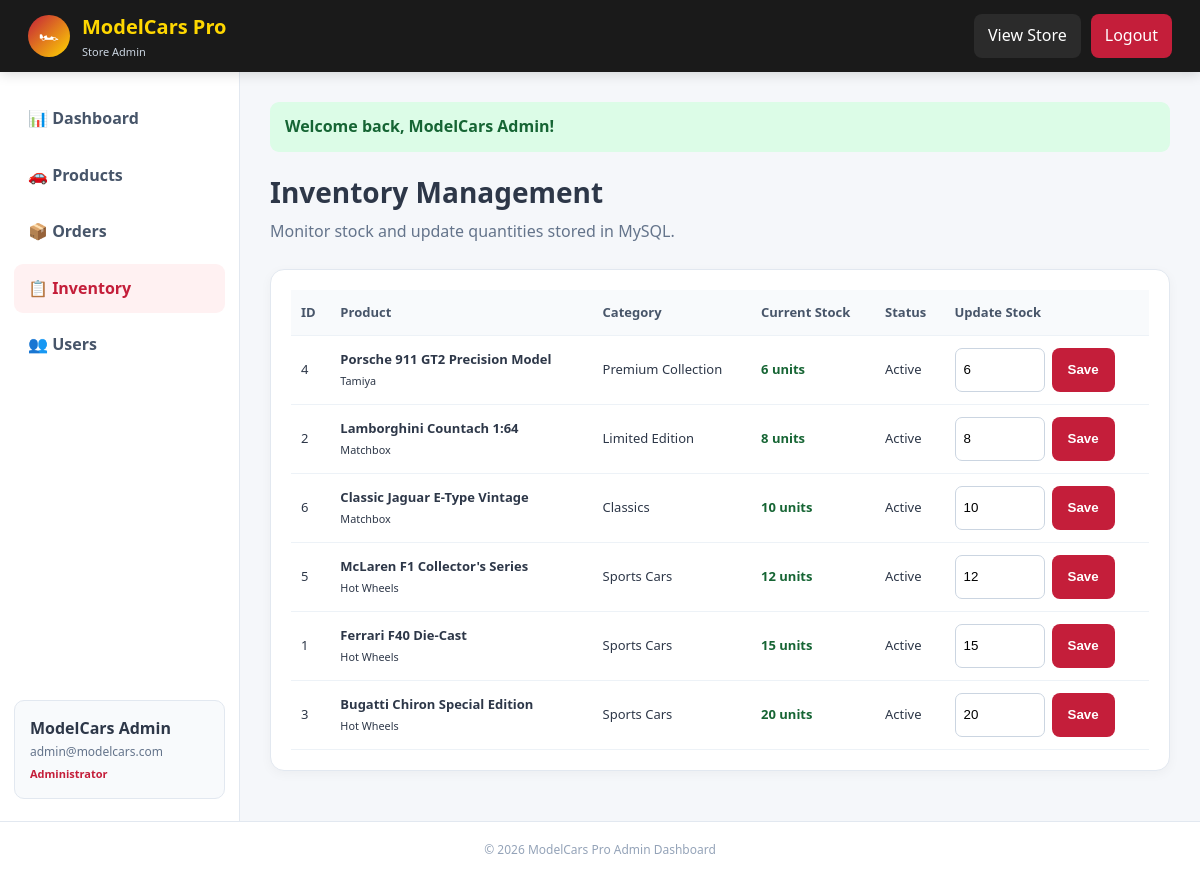
The app's page /admin/inventory.php (signed in), older data.
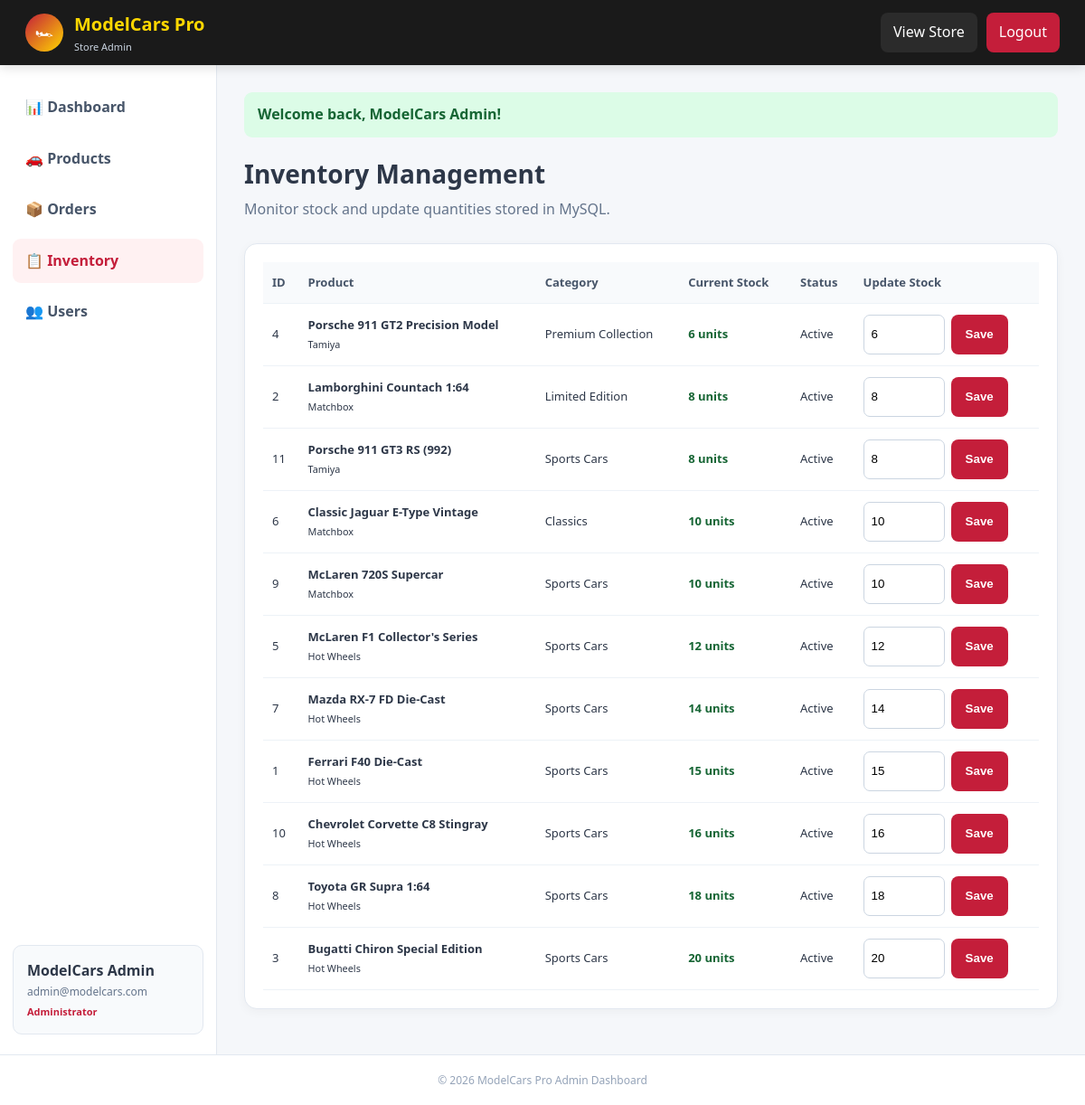
The same page, newer data.
### tables this page shows
CREATE TABLE `users` (
    `id` INT AUTO_INCREMENT PRIMARY KEY,
    `full_name` VARCHAR(100) NOT NULL,
    `email` VARCHAR(150) NOT NULL UNIQUE,
    `password` VARCHAR(255) NOT NULL,
    `phone` VARCHAR(30) NULL,
    `address` TEXT NULL,
    `city` VARCHAR(50) NULL,
    `postal_code` VARCHAR(20) NULL,
    `role` ENUM('customer', 'admin') DEFAULT 'customer',
    `created_at` TIMESTAMP DEFAULT CURRENT_TIMESTAMP,
    `updated_at` TIMESTAMP DEFAULT CURRENT_TIMESTAMP ON UPDATE CURRENT_TIMESTAMP
);

CREATE TABLE `products` (
    `id` INT AUTO_INCREMENT PRIMARY KEY,
    `category_id` INT NOT NULL,
    `brand` VARCHAR(80) NOT NULL,
    `name` VARCHAR(150) NOT NULL,
    `slug` VARCHAR(150) NOT NULL UNIQUE,
    `scale` VARCHAR(20) DEFAULT '1:64',
    `description` TEXT NOT NULL,
    `price` DECIMAL(10, 2) NOT NULL,
    `old_price` DECIMAL(10, 2) NULL,
    `stock_quantity` INT DEFAULT 10,
    `rating` DECIMAL(2, 1) DEFAULT 5.0,
    `reviews_count` INT DEFAULT 0,
    `badge` VARCHAR(50) NULL,
    `image` VARCHAR(255) NOT NULL,
    `is_featured` TINYINT(1) DEFAULT 1,
    `created_at` TIMESTAMP DEFAULT CURRENT_TIMESTAMP,
    `updated_at` TIMESTAMP DEFAULT CURRENT_TIMESTAMP ON UPDATE CURRENT_TIMESTAMP,
    CONSTRAINT `fk_products_category` FOREIGN KEY (`category_id`) REFERENCES `categories` (`id`) ON DELETE CASCADE
);

CREATE TABLE `categories` (
    `id` INT AUTO_INCREMENT PRIMARY KEY,
    `name` VARCHAR(100) NOT NULL,
    `slug` VARCHAR(100) NOT NULL UNIQUE,
    `description` TEXT NULL,
    `icon` VARCHAR(50) DEFAULT '🏎',
    `created_at` TIMESTAMP DEFAULT CURRENT_TIMESTAMP
);

### php/config.php (called while the page is built, shortened)
<?php
function sanitize($data) {
    return htmlspecialchars(trim((string)$data), ENT_QUOTES, 'UTF-8');
}
function getFlashMessage() {
    if (isset($_SESSION['flash_message'])) {
        $flash = $_SESSION['flash_message'];
        return $flash;
    }
    return null;
}

### php/auth.php (called while the page is built, shortened)
<?php
require_once __DIR__ . '/config.php';
function getCurrentUser() {
    $pdo = getDbConnection();
    if ($pdo) {
        try {
            $stmt = $pdo->prepare("SELECT id, full_name, email, phone, address, city, postal_code, role, created_at FROM `users` WHERE id = ? LIMIT 1");
            $stmt->execute([$_SESSION['user_id']]);
            $user = $stmt->fetch();
            if ($user) return $user;
        } catch (Exception $e) {}
    }
    return null;
}

### admin/bootstrap.php (called while the page is built, shortened)
<?php
require_once __DIR__ . '/../php/config.php';
require_once __DIR__ . '/../php/auth.php';
$user = getCurrentUser();
function adminFlash() {
    return getFlashMessage();
}

### admin/inventory.php (the view, shortened to what this page needs)
<?php
$pageTitle='Inventory Management';$activePage='inventory';require_once __DIR__.'/_header.php';
$products=$pdo->query("SELECT p.id,p.name,p.brand,p.stock_quantity,p.is_active,c.name category_name FROM products p JOIN categories c ON c.id=p.category_id ORDER BY p.stock_quantity ASC,p.name ASC")->fetchAll();
?>
<div class="admin-title-row"><div><h1>Inventory Management</h1><p>Monitor stock and update quantities stored in MySQL.</p></div></div>
<div class="admin-card"><div class="admin-table-wrap"><table class="admin-table"><thead><tr><th>ID</th><th>Product</th><th>Category</th><th>Current Stock</th><th>Status</th><th>Update Stock</th></tr></thead><tbody>
<?php foreach($products as $p): ?><tr><td><?php echo $p['id']; ?></td><td><strong><?php echo sanitize($p['name']); ?></strong><br><small><?php echo sanitize($p['brand']); ?></small></td><td><?php echo sanitize($p['category_name']); ?></td><td class="<?php echo $p['stock_quantity']<=5?'stock-low':'stock-ok'; ?>"><?php echo (int)$p['stock_quantity']; ?> units</td><td><?php echo $p['is_active']?'Active':'Inactive'; ?></td><td><form method="post" class="admin-actions"><input type="hidden" name="csrf_token" value="<?php echo adminCsrfToken(); ?>"><input type="hidden" name="id" value="<?php echo $p['id']; ?>"><input type="number" min="0" name="stock_quantity" value="<?php echo (int)$p['stock_quantity']; ?>" style="width:90px;padding:8px;border:1px solid #cbd5e1;border-radius:7px"><button class="admin-btn" type="submit">Save</button></form></td></tr><?php endforeach; ?>
</tbody></table></div></div>
<?php require_once __DIR__.'/_footer.php'; ?>

### admin/_header.php (shortened to what this page needs)
<?php
require_once __DIR__ . '/bootstrap.php';
$flash = adminFlash();
?>
<!DOCTYPE html>
<html lang="en">
<head>
<link rel="stylesheet" href="../css/style.css">
<link rel="stylesheet" href="admin.css">
</head>
<body class="admin-body">
<header class="admin-header">
    <div class="admin-brand"><span class="admin-logo">🏎</span><div><strong><?php echo sanitize(APP_NAME); ?></strong><small>Store Admin</small></div></div>
    <div class="admin-top-actions">
        <a href="../index.php">View Store</a>
        <a href="../logout.php" class="admin-logout">Logout</a>
    </div>
</header>
<div class="admin-shell">
    <aside class="admin-sidebar">
        <a class="admin-nav-link <?php echo ($activePage ?? '') === 'dashboard' ? 'active' : ''; ?>" href="index.php">📊 Dashboard</a>
        <a class="admin-nav-link <?php echo ($activePage ?? '') === 'products' ? 'active' : ''; ?>" href="products.php">🚗 Products</a>
        <a class="admin-nav-link <?php echo ($activePage ?? '') === 'orders' ? 'active' : ''; ?>" href="orders.php">📦 Orders</a>
        <a class="admin-nav-link <?php echo ($activePage ?? '') === 'inventory' ? 'active' : ''; ?>" href="inventory.php">📋 Inventory</a>
        <a class="admin-nav-link <?php echo ($activePage ?? '') === 'users' ? 'active' : ''; ?>" href="users.php">👥 Users</a>
        <div class="admin-user-box"><strong><?php echo sanitize($user['full_name'] ?? 'Admin'); ?></strong><span><?php echo sanitize($user['email'] ?? ''); ?></span><em>Administrator</em></div>
    </aside>
    <main class="admin-main">
        <?php if ($flash): ?>
            <div class="admin-alert <?php echo sanitize($flash['type']); ?>"><?php echo sanitize($flash['message']); ?></div>
        <?php endif; ?>

### admin/_footer.php
    </main>
</div>
<footer class="admin-footer">&copy; <?php echo date('Y'); ?> <?php echo sanitize(APP_NAME); ?> Admin Dashboard</footer>
</body>
</html>

### css/style.css (style rules this page uses)
* { margin: 0; padding: 0; box-sizing: border-box; }
:root { --primary-color: #C41E3A; --primary-hover: #a3162e; --secondary-color: #FFD700; --secondary-hover: #e6c200; --dark-color: #1a1a1a; --dark-surface: #242424; --light-gray: #f8f9fa; --border-color: #e2e8f0; --text-color: #2d3748; --text-muted: #718096; --success-color: #38a169; --danger-color: #e53e3e; --shadow-sm: 0 2px 6px rgba(0,0,0,0.05); --shadow-md: 0 6px 18px rgba(0,0,0,0.08); --shadow-lg: 0 15px 30px rgba(0,0,0,0.12); --radius-sm: 6px; --radius-md: 12px; --radius-lg: 20px; --radius-full: 9999px; }
body { font-family: 'Segoe UI', -apple-system, BlinkMacSystemFont, Roboto, Oxygen, Ubuntu, Cantarell, sans-serif; color: var(--text-color); line-height: 1.6; background-color: #ffffff; display: flex; flex-direction: column; min-height: 100vh; }
a { color: inherit; text-decoration: none; }
header { background-color: var(--dark-color); color: white; position: sticky; top: 0; z-index: 1000; box-shadow: 0 2px 12px rgba(0,0,0,0.2); }
footer { background-color: var(--dark-color); color: white; padding: 50px 0 20px; }
html { max-width: 100%; overflow-x: clip; }
body { max-width: 100%; overflow-x: clip; }
button, .btn, .add-to-cart-btn, input[type="submit"], select { min-height: 44px; }

### admin/admin.css (style rules this page uses)
.admin-body { background:#f5f7fa;display:block }
.admin-header { height:72px;background:#1a1a1a;color:#fff;display:flex;align-items:center;justify-content:space-between;padding:0 28px;box-shadow:0 2px 12px rgba(0,0,0,.15) }
.admin-brand { display:flex;align-items:center;gap:12px }
.admin-brand strong { display:block;color:#ffd700;font-size:20px }
.admin-brand small { display:block;color:#cbd5e1;font-size:11px }
.admin-logo { width:42px;height:42px;border-radius:50%;display:grid;place-items:center;background:linear-gradient(135deg,#c41e3a,#ffd700) }
.admin-top-actions { display:flex;gap:10px }
.admin-top-actions a { padding:9px 14px;border-radius:8px;color:#fff;background:#2b2b2b }
.admin-top-actions .admin-logout { background:#c41e3a }
.admin-shell { display:flex;min-height:calc(100vh - 120px) }
.admin-sidebar { width:240px;background:#fff;border-right:1px solid #e2e8f0;padding:22px 14px;display:flex;flex-direction:column;gap:7px }
.admin-nav-link { padding:12px 14px;border-radius:9px;font-weight:700;color:#475569 }
.admin-nav-link:hover,.admin-nav-link.active { background:#fff1f2;color:#c41e3a }
.admin-user-box { margin-top:auto;padding:15px;background:#f8fafc;border:1px solid #e2e8f0;border-radius:10px }
.admin-user-box strong,.admin-user-box span,.admin-user-box em { display:block }
.admin-user-box span { font-size:12px;color:#64748b;overflow-wrap:anywhere }
.admin-user-box em { font-size:11px;color:#c41e3a;font-style:normal;font-weight:700;margin-top:4px }
.admin-main { flex:1;padding:30px;min-width:0 }
.admin-title-row { display:flex;justify-content:space-between;align-items:flex-start;gap:20px;margin-bottom:24px }
.admin-title-row h1 { font-size:28px;margin:0 }
.admin-title-row p { color:#64748b;margin:5px 0 0 }
.admin-btn { display:inline-flex;align-items:center;justify-content:center;border:0;border-radius:8px;padding:10px 16px;font-weight:800;cursor:pointer;background:#c41e3a;color:#fff }
.admin-card { background:#fff;border:1px solid #e2e8f0;border-radius:14px;padding:20px;box-shadow:0 3px 12px rgba(0,0,0,.04);margin-bottom:20px }
.admin-table-wrap { overflow-x:auto }
.admin-table { width:100%;border-collapse:collapse }
.admin-table th,.admin-table td { padding:12px 10px;border-bottom:1px solid #edf2f7;text-align:left;font-size:13px;vertical-align:middle }
.admin-table th { background:#f8fafc;color:#475569 }
.stock-ok { color:#166534;font-weight:800 }
.admin-actions { display:flex;gap:7px;flex-wrap:wrap }
.admin-alert { padding:12px 15px;border-radius:9px;margin-bottom:18px;font-weight:700 }
.admin-alert.success { background:#dcfce7;color:#166534 }
.admin-footer { text-align:center;padding:18px;color:#94a3b8;background:#fff;border-top:1px solid #e2e8f0;font-size:12px }

Row changes from the older to the newer data that the page shows:
added products: id "11", name "Porsche 911 GT3 RS (992)", brand "Tamiya", category.name "Sports Cars", stock_quantity "8", is_active "Active"
added products: id "9", name "McLaren 720S Supercar", brand "Matchbox", category.name "Sports Cars", stock_quantity "10", is_active "Active"
added products: id "7", name "Mazda RX-7 FD Die-Cast", brand "Hot Wheels", category.name "Sports Cars", stock_quantity "14", is_active "Active"
added products: id "10", name "Chevrolet Corvette C8 Stingray", brand "Hot Wheels", category.name "Sports Cars", stock_quantity "16", is_active "Active"
added products: id "8", name "Toyota GR Supra 1:64", brand "Hot Wheels", category.name "Sports Cars", stock_quantity "18", is_active "Active"
